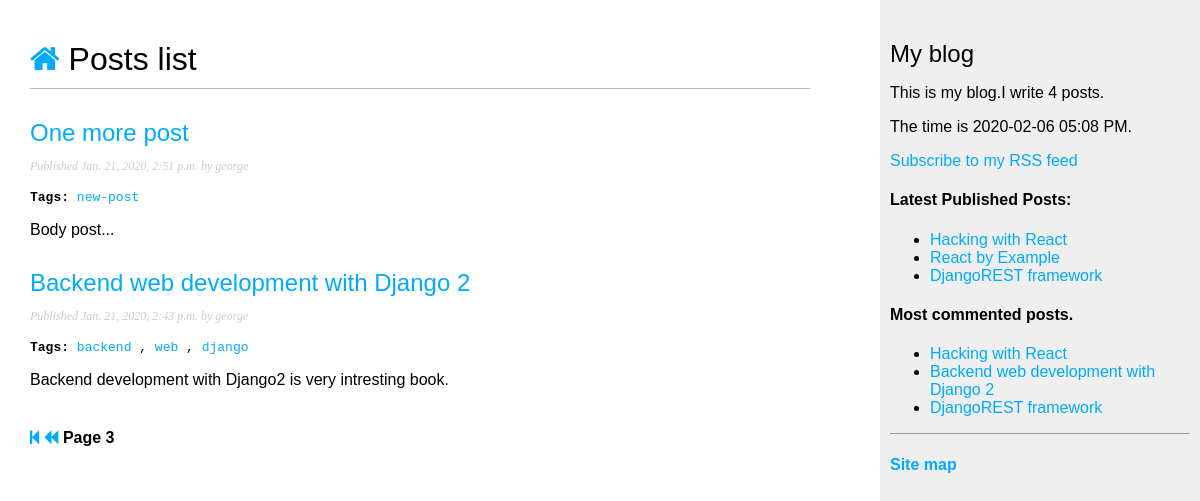
Page /blog/?page=3 on the committed database.
### blog/models.py (models this page shows, shortened)
class Post(models.Model):
    STATUS_CHOICES=(
        ('draft', 'Draft'),
        ('published', 'Published'),
    )
    title = models.CharField(max_length=50)
    slug = models.SlugField(max_length=50, unique_for_date='publish')
    body = models.TextField()
    author = models.ForeignKey(User, on_delete=models.CASCADE, related_name='blog_posts')
    publish = models.DateTimeField(default=timezone.now)
    created = models.DateTimeField(auto_now_add=True)
    updated = models.DateTimeField(auto_now=True)
    status = models.CharField(max_length=10, choices=STATUS_CHOICES, default='draft')
    objects = models.Manager()
    published = PublishedManager()
    draft = DraftManager()
    tags=TaggableManager()
    class Meta:
        ordering=('-publish', 'title',)
    def get_absolute_url(self):
        return reverse('blog:post_detail', args=[self.publish.year,
                                    self.publish.strftime('%m'),
                                    self.publish.strftime('%d'),
                                    self.slug])

### blog/views.py (the view)
# urls.py: path('', views.post_list, name='post_list'),
def post_list(request, tag_slug=None):
    object_list=Post.objects.all()
    tag=None
    if tag_slug:
        tag=get_object_or_404(Tag, slug=tag_slug)
        object_list=object_list.filter(tags__in=[tag])
    paginator=Paginator(object_list,2)
    page=request.GET.get('page') # numarul paginii
    print(page)
    try:
        posts=paginator.page(page)
    except EmptyPage:
        posts=paginator.page(paginator.num_pages)
    except PageNotAnInteger:
        posts=paginator.page(1)
    return render(request, 'list.html', {'page':page, 'posts':posts, 'tag':tag})

### blog/models.py (called while the page is built)
    def get_queryset(self):
        return super(PublishedManager, self).get_queryset().filter(status='published')

### blog/templatetags/blog_tags.py (called while the page is built)
@register.simple_tag
def total_posts():
    return Post.published.count()

@register.simple_tag
def current_time(format_string):
    return timezone.datetime.now().strftime(format_string)

@register.inclusion_tag('latest_posts.html')
def show_latest_posts(count=5):
    latest_posts=Post.published.order_by('-publish')[:count]
    return {'latest_posts':latest_posts}

@register.simple_tag
def get_most_commented_posts():
    return Post.published.annotate(total_comments=Count('comments')).order_by('-total_comments')[:3]

@register.filter(name='markdown')
def markdown_format(text):
    return mark_safe(markdown(text))

### blog/templates/list.html (shortened to what this page needs)
{% extends 'base.html' %}
{% load blog_tags %}
{% block content%}
<h1><a href="{% url 'blog:post_list'%}"><i class="fa fa-home"></i></a> Posts list</h1>
{% for post in posts %}
<h2><a href="{{ post.get_absolute_url }}">{{post.title}}</a></h2>
<p class="date">Published {{post.publish}} by {{post.author}}</p>
<p class="posts">
<code>
<strong>Tags:</strong>
{% for tag in post.tags.all %}
<a href="{% url 'blog:post_list_by_tag' tag.slug %}">{{tag.slug}}</a>
{% if not forloop.last %}, {% endif %}
{% endfor %}
</code>
</p>
<p>{{post.body|markdown|truncatewords_html:30}}</p>
{% endfor %}
<div class="pagination">
    <span class="step-links">
        {% if posts.has_previous %}
            <a href="?page=1"><i class="fa fa-step-backward"></i></a>
            <a href="?page={{ posts.previous_page_number }}"><i class="fa fa-backward"></i></a>
        {% endif %}
        <span class="current">
            Page {{ posts.number }}
        </span>
    </span>
</div>
{% endblock %}

### blog/templates/base.html (shortened to what this page needs)
{% load blog_tags %}
{% load static %}
<html>
<head>
<link href="{% static '/blog/css/blog.css' %}" rel="stylesheet">
<link href="//maxcdn.bootstrapcdn.com/font-awesome/4.7.0/css/font-awesome.min.css" rel="stylesheet">
</head>
<body>
<div id="content">
{% block content %}
{% endblock %}
</div>
<div id="sidebar">
<h2>My blog</h2>
<p>This is my blog.I write {% total_posts %} posts.</p>
{% current_time "%Y-%m-%d %I:%M %p" as the_time %}
<p>The time is {{ the_time }}.</p>
<p><a href="{% url 'blog:post_feed' %}">Subscribe to my RSS feed</a></p>
<h4>Latest Published Posts:</h4>
{% show_latest_posts 3 %}
<h4>Most commented posts.</h4>
{% get_most_commented_posts as most_commented_posts %}
<ul>
{% for post in most_commented_posts %}
<li><a href="{{post.get_absolute_url}}">{{post.title}}</a></li>
{% endfor %}
</ul>
<hr/>
<h4><a href="/sitemap.xml">Site map</a></h4>
</div>
</body>
</html>

### blog/templates/latest_posts.html
<ul>
{% for post in latest_posts %}
<li><a href="{{ post.get_absolute_url }}">{{post.title}}</a></li>
{% endfor %}
</ul>

### blog/static/blog/css/blog.css (style rules this page uses)
body { margin:0; padding:0; font-family:helvetica, sans-serif; }
a { color:#00abff; text-decoration:none; }
h1 { font-weight:normal; border-bottom:1px solid #bbb; padding:0 0 10px 0; }
h2 { font-weight:normal; margin:30px 0 0; }
#content { float:left; width:65%; padding:0 0 0 30px; padding-top: 20px; }
#sidebar { float:right; width:25%; padding:10px; background:#efefef; height:100%; }
p.date { color:#ccc; font-family: georgia, serif; font-size: 12px; font-style: italic; }
.pagination { margin:40px 0; font-weight:bold; }

### rows in the picture
Post: title "One more post", publish "Jan. 21, 2020, 2:51 p.m.", author "george", body "Body post..."
Tag: slug "new-post"
Post: title "Backend web development with Django 2", publish "Jan. 21, 2020, 2:43 p.m.", author "george", body "Backend development with Django2 is very intresting book."
Tag: slug "backend"
Tag: slug "web"
Tag: slug "django"
Post: title "Hacking with React"
Post: title "React by Example"
Post: title "DjangoREST framework"

### other values in the picture
{{ posts.number }} "3"
{{ the_time }} "2020-02-06 05:08 PM"
